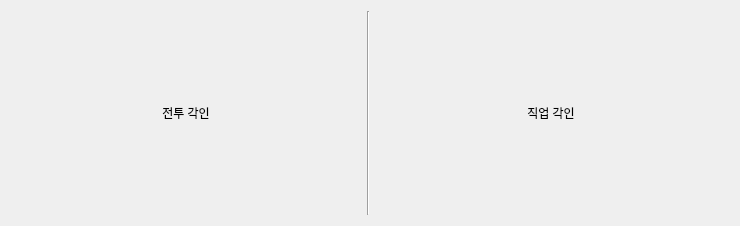
<?xml version="1.0" encoding="UTF-8"?>
<ui version="4.0">
 <class>EngraveSelector</class>
 <widget class="QWidget" name="EngraveSelector">
  <property name="geometry">
   <rect>
    <x>0</x>
    <y>0</y>
    <width>740</width>
    <height>226</height>
   </rect>
  </property>
  <property name="windowTitle">
   <string>Form</string>
  </property>
  <layout class="QHBoxLayout" name="hLayoutEngraveSelector">
   <item>
    <layout class="QVBoxLayout" name="vLayoutBattleEngrave">
     <item>
      <widget class="QLabel" name="lbBattle">
       <property name="minimumSize">
        <size>
         <width>0</width>
         <height>50</height>
        </size>
       </property>
       <property name="maximumSize">
        <size>
         <width>16777215</width>
         <height>50</height>
        </size>
       </property>
       <property name="text">
        <string>전투 각인</string>
       </property>
       <property name="alignment">
        <set>Qt::AlignCenter</set>
       </property>
      </widget>
     </item>
     <item>
      <layout class="QGridLayout" name="gridBattleEngrave"/>
     </item>
    </layout>
   </item>
   <item>
    <widget class="Line" name="line">
     <property name="orientation">
      <enum>Qt::Vertical</enum>
     </property>
    </widget>
   </item>
   <item>
    <layout class="QVBoxLayout" name="vLayoutClassEngrave">
     <item>
      <widget class="QLabel" name="lbClass">
       <property name="minimumSize">
        <size>
         <width>0</width>
         <height>50</height>
        </size>
       </property>
       <property name="maximumSize">
        <size>
         <width>16777215</width>
         <height>50</height>
        </size>
       </property>
       <property name="text">
        <string>직업 각인</string>
       </property>
       <property name="alignment">
        <set>Qt::AlignCenter</set>
       </property>
      </widget>
     </item>
     <item>
      <layout class="QGridLayout" name="gridClassEngrave"/>
     </item>
    </layout>
   </item>
  </layout>
 </widget>
 <resources/>
 <connections/>
</ui>
